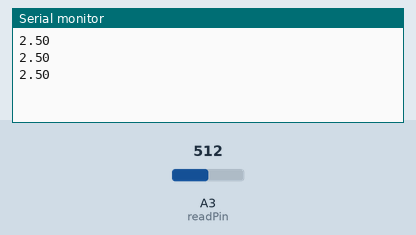
A sketch run on a simulated Arduino Uno, built with avr-gcc and run on an emulated ATmega328P. Parts: the last lines printed to the serial monitor. The inputs (shaded band) are chosen by the test bench; at power-on: A3 (readPin) = 512.

Above: at 1.3 s.
1.4 s: A3 (readPin) set to 716
At 1.9 s:
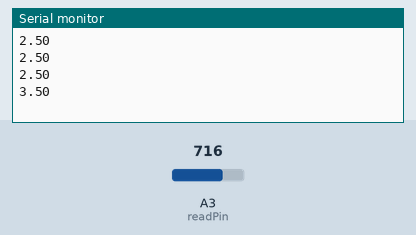
2.9 s: A3 (readPin) set to 900
At 3.4 s:
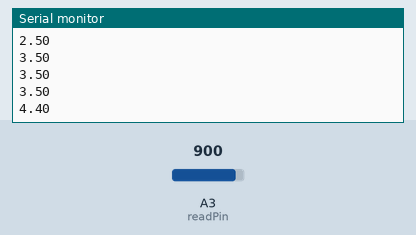
Timing chart, 0 to 5.9 s (numbered marks = the images above; inputs shaded):
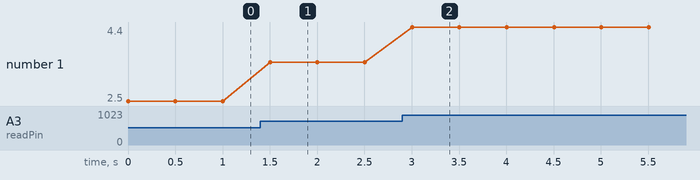

The sketch:

5v-direct.ino
```cpp
int readPin = A3;
int readVal;
int baud = 9600;
int delayTime = 500;
float v2;

void setup()
{
  pinMode(readPin, INPUT);
  Serial.begin(baud);
}

void loop()
{
  readVal = analogRead(readPin);
  v2 =(5./1023.)*readVal;
  Serial.println(v2);
  delay(delayTime);
}
```

Measured:
- after the input at 1.4 s, the serial monitor: prints a new line after 0.10 s (image 1)
- after the input at 2.9 s, the serial monitor: prints a new line after 0.10 s (image 2)
- plotted number 1: 2.5 → 3.5 after the input at 1.4 s, 3.5 → 4.4 after the input at 2.9 s
